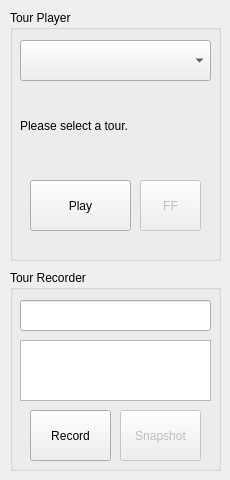
      <widget class="QWidget" name="tab_tours" >
       <attribute name="title" >
        <string> Tours </string>
       </attribute>
       <widget class="QGroupBox" name="tourPlayerBox" >
        <property name="enabled" >
         <bool>true</bool>
        </property>
        <property name="geometry" >
         <rect>
          <x>10</x>
          <y>10</y>
          <width>211</width>
          <height>251</height>
         </rect>
        </property>
        <property name="title" >
         <string>Tour Player</string>
        </property>
        <widget class="QComboBox" name="tourSelector" >
         <property name="enabled" >
          <bool>true</bool>
         </property>
         <property name="geometry" >
          <rect>
           <x>10</x>
           <y>30</y>
           <width>191</width>
           <height>41</height>
          </rect>
         </property>
        </widget>
        <widget class="QLabel" name="tourDesc" >
         <property name="enabled" >
          <bool>true</bool>
         </property>
         <property name="geometry" >
          <rect>
           <x>10</x>
           <y>80</y>
           <width>191</width>
           <height>71</height>
          </rect>
         </property>
         <property name="text" >
          <string>Please select a tour.</string>
         </property>
        </widget>
        <widget class="QPushButton" name="playTourButton" >
         <property name="enabled" >
          <bool>true</bool>
         </property>
         <property name="geometry" >
          <rect>
           <x>20</x>
           <y>170</y>
           <width>101</width>
           <height>51</height>
          </rect>
         </property>
         <property name="text" >
          <string>Play</string>
         </property>
        </widget>
        <widget class="QPushButton" name="ffTourButton" >
         <property name="enabled" >
          <bool>false</bool>
         </property>
         <property name="geometry" >
          <rect>
           <x>130</x>
           <y>170</y>
           <width>61</width>
           <height>51</height>
          </rect>
         </property>
         <property name="text" >
          <string>FF</string>
         </property>
        </widget>
       </widget>
       <widget class="QGroupBox" name="groupBox_2" >
        <property name="enabled" >
         <bool>true</bool>
        </property>
        <property name="geometry" >
         <rect>
          <x>10</x>
          <y>270</y>
          <width>211</width>
          <height>201</height>
         </rect>
        </property>
        <property name="title" >
         <string>Tour Recorder</string>
        </property>
        <widget class="QLineEdit" name="recTourName" >
         <property name="enabled" >
          <bool>true</bool>
         </property>
         <property name="geometry" >
          <rect>
           <x>10</x>
           <y>30</y>
           <width>191</width>
           <height>31</height>
          </rect>
         </property>
        </widget>
        <widget class="QPlainTextEdit" name="recTourDesc" >
         <property name="enabled" >
          <bool>true</bool>
         </property>
         <property name="geometry" >
          <rect>
           <x>10</x>
           <y>70</y>
           <width>191</width>
           <height>61</height>
          </rect>
         </property>
        </widget>
        <widget class="QPushButton" name="recTourButton" >
         <property name="enabled" >
          <bool>true</bool>
         </property>
         <property name="geometry" >
          <rect>
           <x>20</x>
           <y>140</y>
           <width>81</width>
           <height>51</height>
          </rect>
         </property>
         <property name="text" >
          <string>Record</string>
         </property>
        </widget>
        <widget class="QPushButton" name="snapshotTourButton" >
         <property name="enabled" >
          <bool>false</bool>
         </property>
         <property name="geometry" >
          <rect>
           <x>110</x>
           <y>140</y>
           <width>81</width>
           <height>51</height>
          </rect>
         </property>
         <property name="text" >
          <string>Snapshot</string>
         </property>
        </widget>
       </widget>
      </widget>
